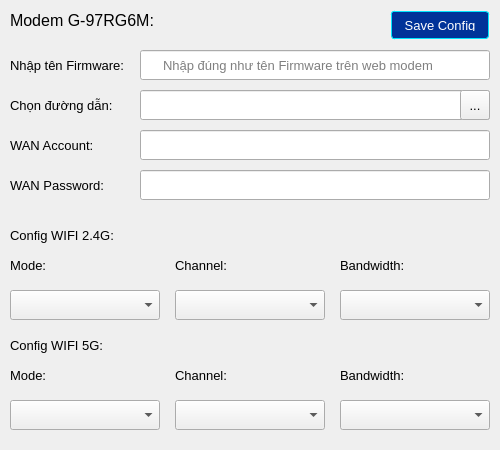
<?xml version="1.0" encoding="UTF-8"?>
<ui version="4.0">
 <class>Form</class>
 <widget class="QWidget" name="Form">
  <property name="geometry">
   <rect>
    <x>0</x>
    <y>0</y>
    <width>500</width>
    <height>450</height>
   </rect>
  </property>
  <property name="windowTitle">
   <string>Form</string>
  </property>
  <widget class="QLineEdit" name="wan_account">
   <property name="geometry">
    <rect>
     <x>140</x>
     <y>130</y>
     <width>350</width>
     <height>30</height>
    </rect>
   </property>
   <property name="font">
    <font>
     <pointsize>10</pointsize>
    </font>
   </property>
   <property name="styleSheet">
    <string notr="true">padding-left: 20px;</string>
   </property>
  </widget>
  <widget class="QLabel" name="label_3">
   <property name="geometry">
    <rect>
     <x>10</x>
     <y>50</y>
     <width>121</width>
     <height>30</height>
    </rect>
   </property>
   <property name="font">
    <font>
     <pointsize>10</pointsize>
    </font>
   </property>
   <property name="text">
    <string>Nhập tên Firmware:</string>
   </property>
  </widget>
  <widget class="QLabel" name="label_2">
   <property name="geometry">
    <rect>
     <x>10</x>
     <y>90</y>
     <width>121</width>
     <height>30</height>
    </rect>
   </property>
   <property name="font">
    <font>
     <pointsize>10</pointsize>
    </font>
   </property>
   <property name="text">
    <string>Chọn đường dẫn:</string>
   </property>
  </widget>
  <widget class="QLabel" name="label_7">
   <property name="geometry">
    <rect>
     <x>175</x>
     <y>250</y>
     <width>70</width>
     <height>30</height>
    </rect>
   </property>
   <property name="font">
    <font>
     <pointsize>10</pointsize>
    </font>
   </property>
   <property name="text">
    <string>Channel:</string>
   </property>
  </widget>
  <widget class="QComboBox" name="wifi24_bandwidth">
   <property name="geometry">
    <rect>
     <x>340</x>
     <y>290</y>
     <width>150</width>
     <height>30</height>
    </rect>
   </property>
   <property name="font">
    <font>
     <pointsize>10</pointsize>
    </font>
   </property>
   <property name="styleSheet">
    <string notr="true">padding-left: 20px;
padding-right: 20px;</string>
   </property>
  </widget>
  <widget class="QLabel" name="label">
   <property name="geometry">
    <rect>
     <x>10</x>
     <y>10</y>
     <width>151</width>
     <height>20</height>
    </rect>
   </property>
   <property name="font">
    <font>
     <pointsize>12</pointsize>
    </font>
   </property>
   <property name="text">
    <string>Modem G-97RG6M:</string>
   </property>
  </widget>
  <widget class="QLabel" name="label_5">
   <property name="geometry">
    <rect>
     <x>10</x>
     <y>170</y>
     <width>101</width>
     <height>30</height>
    </rect>
   </property>
   <property name="font">
    <font>
     <pointsize>10</pointsize>
    </font>
   </property>
   <property name="text">
    <string>WAN Password:</string>
   </property>
  </widget>
  <widget class="QLabel" name="label_6">
   <property name="geometry">
    <rect>
     <x>10</x>
     <y>250</y>
     <width>70</width>
     <height>30</height>
    </rect>
   </property>
   <property name="font">
    <font>
     <pointsize>10</pointsize>
    </font>
   </property>
   <property name="text">
    <string>Mode:</string>
   </property>
  </widget>
  <widget class="QLineEdit" name="firmware_name">
   <property name="geometry">
    <rect>
     <x>140</x>
     <y>50</y>
     <width>350</width>
     <height>30</height>
    </rect>
   </property>
   <property name="font">
    <font>
     <pointsize>10</pointsize>
    </font>
   </property>
   <property name="styleSheet">
    <string notr="true">padding-left: 20px;</string>
   </property>
   <property name="placeholderText">
    <string>Nhập đúng như tên Firmware trên web modem</string>
   </property>
  </widget>
  <widget class="QLabel" name="label_8">
   <property name="geometry">
    <rect>
     <x>340</x>
     <y>250</y>
     <width>70</width>
     <height>30</height>
    </rect>
   </property>
   <property name="font">
    <font>
     <pointsize>10</pointsize>
    </font>
   </property>
   <property name="text">
    <string>Bandwidth:</string>
   </property>
  </widget>
  <widget class="QComboBox" name="wifi24_mode">
   <property name="geometry">
    <rect>
     <x>10</x>
     <y>290</y>
     <width>150</width>
     <height>30</height>
    </rect>
   </property>
   <property name="font">
    <font>
     <pointsize>10</pointsize>
    </font>
   </property>
   <property name="styleSheet">
    <string notr="true">padding-left: 20px;
padding-right: 20px;</string>
   </property>
  </widget>
  <widget class="QToolButton" name="select_firmware_btn">
   <property name="geometry">
    <rect>
     <x>460</x>
     <y>90</y>
     <width>30</width>
     <height>30</height>
    </rect>
   </property>
   <property name="font">
    <font>
     <pointsize>10</pointsize>
    </font>
   </property>
   <property name="text">
    <string>...</string>
   </property>
  </widget>
  <widget class="QLabel" name="label_4">
   <property name="geometry">
    <rect>
     <x>10</x>
     <y>130</y>
     <width>91</width>
     <height>30</height>
    </rect>
   </property>
   <property name="font">
    <font>
     <pointsize>10</pointsize>
    </font>
   </property>
   <property name="text">
    <string>WAN Account:</string>
   </property>
  </widget>
  <widget class="QComboBox" name="wifi24_channel">
   <property name="geometry">
    <rect>
     <x>175</x>
     <y>290</y>
     <width>150</width>
     <height>30</height>
    </rect>
   </property>
   <property name="font">
    <font>
     <pointsize>10</pointsize>
    </font>
   </property>
   <property name="styleSheet">
    <string notr="true">padding-left: 20px;
padding-right: 20px;</string>
   </property>
  </widget>
  <widget class="QLineEdit" name="firmware_path">
   <property name="geometry">
    <rect>
     <x>140</x>
     <y>90</y>
     <width>350</width>
     <height>30</height>
    </rect>
   </property>
   <property name="font">
    <font>
     <pointsize>10</pointsize>
    </font>
   </property>
   <property name="styleSheet">
    <string notr="true">padding-left: 20px;</string>
   </property>
  </widget>
  <widget class="QLineEdit" name="wan_password">
   <property name="geometry">
    <rect>
     <x>140</x>
     <y>170</y>
     <width>350</width>
     <height>30</height>
    </rect>
   </property>
   <property name="font">
    <font>
     <pointsize>10</pointsize>
    </font>
   </property>
   <property name="styleSheet">
    <string notr="true">padding-left: 20px;</string>
   </property>
  </widget>
  <widget class="QComboBox" name="wifi5_bandwidth">
   <property name="geometry">
    <rect>
     <x>340</x>
     <y>400</y>
     <width>150</width>
     <height>30</height>
    </rect>
   </property>
   <property name="font">
    <font>
     <pointsize>10</pointsize>
    </font>
   </property>
   <property name="styleSheet">
    <string notr="true">padding-left: 20px;
padding-right: 20px;</string>
   </property>
  </widget>
  <widget class="QComboBox" name="wifi5_channel">
   <property name="geometry">
    <rect>
     <x>175</x>
     <y>400</y>
     <width>150</width>
     <height>30</height>
    </rect>
   </property>
   <property name="font">
    <font>
     <pointsize>10</pointsize>
    </font>
   </property>
   <property name="styleSheet">
    <string notr="true">padding-left: 20px;
padding-right: 20px;</string>
   </property>
  </widget>
  <widget class="QLabel" name="label_9">
   <property name="geometry">
    <rect>
     <x>175</x>
     <y>360</y>
     <width>70</width>
     <height>30</height>
    </rect>
   </property>
   <property name="font">
    <font>
     <pointsize>10</pointsize>
    </font>
   </property>
   <property name="text">
    <string>Channel:</string>
   </property>
  </widget>
  <widget class="QComboBox" name="wifi5_mode">
   <property name="geometry">
    <rect>
     <x>10</x>
     <y>400</y>
     <width>150</width>
     <height>30</height>
    </rect>
   </property>
   <property name="font">
    <font>
     <pointsize>10</pointsize>
    </font>
   </property>
   <property name="styleSheet">
    <string notr="true">padding-left: 20px;
padding-right: 20px;</string>
   </property>
  </widget>
  <widget class="QLabel" name="label_10">
   <property name="geometry">
    <rect>
     <x>340</x>
     <y>360</y>
     <width>70</width>
     <height>30</height>
    </rect>
   </property>
   <property name="font">
    <font>
     <pointsize>10</pointsize>
    </font>
   </property>
   <property name="text">
    <string>Bandwidth:</string>
   </property>
  </widget>
  <widget class="QLabel" name="label_11">
   <property name="geometry">
    <rect>
     <x>10</x>
     <y>360</y>
     <width>70</width>
     <height>30</height>
    </rect>
   </property>
   <property name="font">
    <font>
     <pointsize>10</pointsize>
    </font>
   </property>
   <property name="text">
    <string>Mode:</string>
   </property>
  </widget>
  <widget class="QLabel" name="label_12">
   <property name="geometry">
    <rect>
     <x>10</x>
     <y>220</y>
     <width>111</width>
     <height>30</height>
    </rect>
   </property>
   <property name="font">
    <font>
     <pointsize>10</pointsize>
    </font>
   </property>
   <property name="text">
    <string>Config WIFI 2.4G:</string>
   </property>
  </widget>
  <widget class="QLabel" name="label_13">
   <property name="geometry">
    <rect>
     <x>10</x>
     <y>330</y>
     <width>111</width>
     <height>30</height>
    </rect>
   </property>
   <property name="font">
    <font>
     <pointsize>10</pointsize>
    </font>
   </property>
   <property name="text">
    <string>Config WIFI 5G:</string>
   </property>
  </widget>
  <widget class="QPushButton" name="save_config_btn">
   <property name="geometry">
    <rect>
     <x>390</x>
     <y>10</y>
     <width>100</width>
     <height>30</height>
    </rect>
   </property>
   <property name="font">
    <font>
     <pointsize>10</pointsize>
    </font>
   </property>
   <property name="styleSheet">
    <string notr="true">margin: 1px; 
                padding: 7px; 
                background-color: #003399; 
                color: #ffffff;
                border-style: solid; 
                border-radius: 3px; 
                border-width: 0.5px; 
                border-color: rgba(0,230,255,255);</string>
   </property>
   <property name="text">
    <string>Save Config</string>
   </property>
  </widget>
  <zorder>wan_account</zorder>
  <zorder>label_3</zorder>
  <zorder>label_2</zorder>
  <zorder>label_7</zorder>
  <zorder>wifi24_bandwidth</zorder>
  <zorder>label</zorder>
  <zorder>label_5</zorder>
  <zorder>label_6</zorder>
  <zorder>firmware_name</zorder>
  <zorder>label_8</zorder>
  <zorder>wifi24_mode</zorder>
  <zorder>label_4</zorder>
  <zorder>wifi24_channel</zorder>
  <zorder>firmware_path</zorder>
  <zorder>wan_password</zorder>
  <zorder>select_firmware_btn</zorder>
  <zorder>wifi5_bandwidth</zorder>
  <zorder>wifi5_channel</zorder>
  <zorder>label_9</zorder>
  <zorder>wifi5_mode</zorder>
  <zorder>label_10</zorder>
  <zorder>label_11</zorder>
  <zorder>label_12</zorder>
  <zorder>label_13</zorder>
  <zorder>save_config_btn</zorder>
 </widget>
 <resources/>
 <connections/>
</ui>
